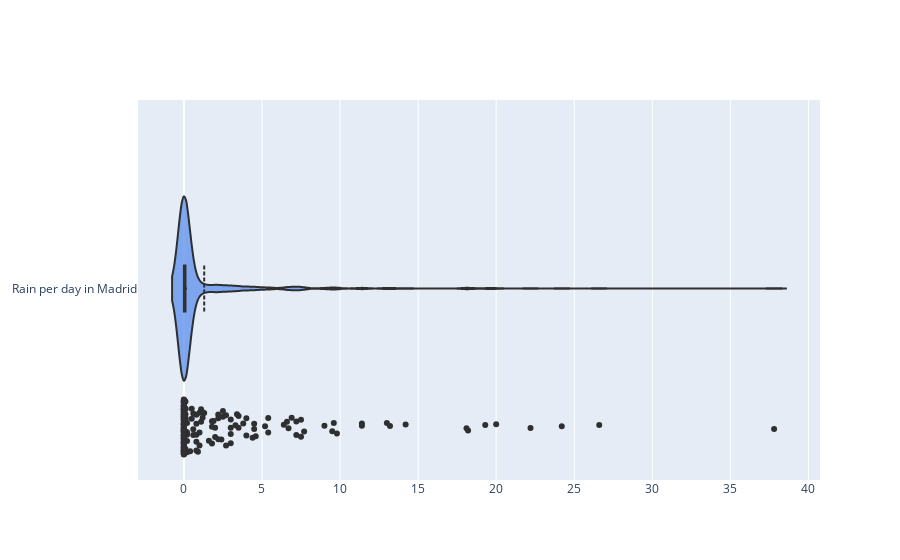

Notebook source saved alongside this figure:
### Markdown cell above
# Rain per day violin plot

### Code cell
viorain = go.Figure(data=go.Violin(x=dffinal.prec, box_visible=True, line_color='black',
                               meanline_visible=True, fillcolor='cornflowerblue', opacity=0.8,
                               points="all", name='Rain per day in Madrid'))
viorain.show()

### Figure 1 — Plotly figure (JSON) as saved in the notebook; plotly's stock layout.template omitted (floating-point values rounded to 4 significant figures; data arrays with more than 128 entries replaced by an {"elided": "..."} marker saying what was removed)
{"data": [{"box": {"visible": true}, "fillcolor": "cornflowerblue", "line": {"color": "black"}, "meanline": {"visible": true}, "name": "Rain per day in Madrid", "opacity": 0.8, "points": "all", "type": "violin", "x": {"elided": "366 float values"}}], "layout": {}}
